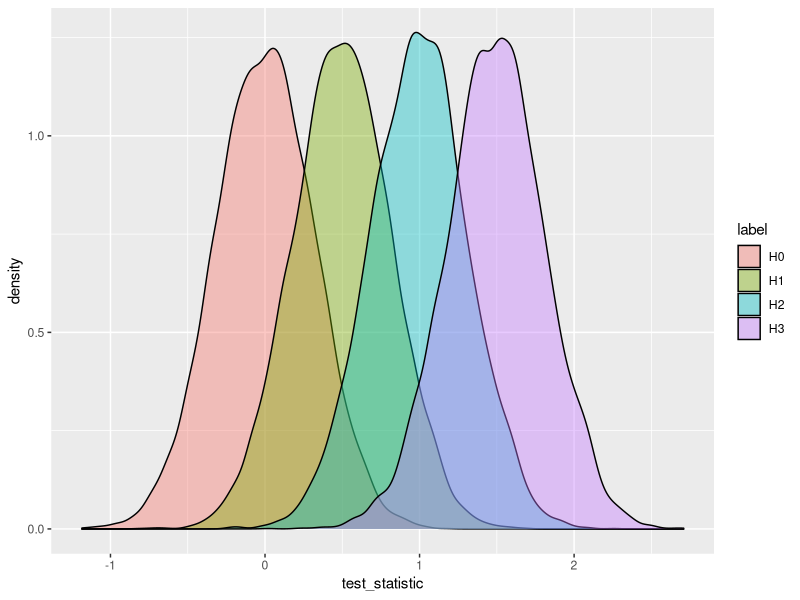
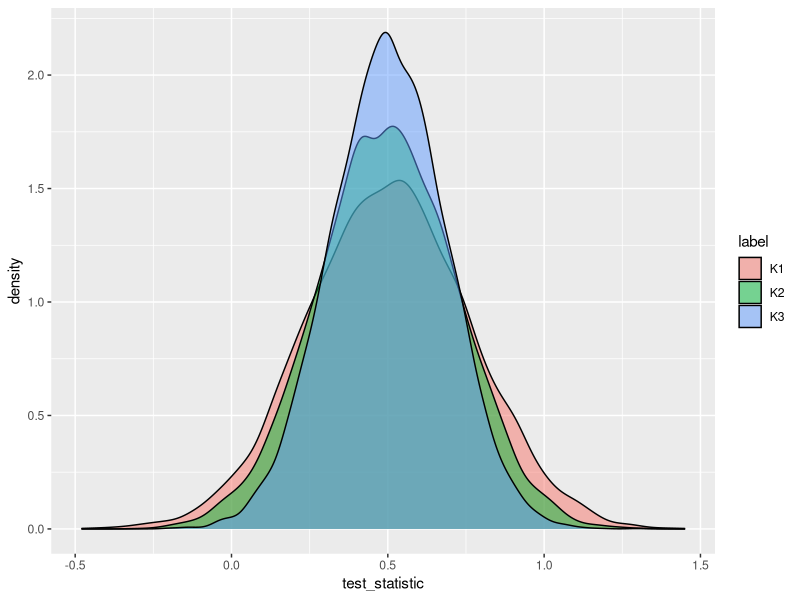

Source code (R) for these figures, in order:
## ---- chunk 1
library(tidyverse)
library(ggplot2)
library(patchwork)
## ---- chunk 2
# Number of MonteCarlo Trials
repM <- 10000

#Signal Model
A = 0.5
A2 = 1
A3 = 1.5
k <- 10
s <- rep(A, k)
s2 <- rep(A2, k)
s3 <- rep(A3, k)

#Noise Model
mu_w <- 0
var_w <- 1
sd_w <- sqrt(var_w)



#signal + noise
test_statistic_h0 = NA
for(iM in 1:repM){
  w <- rnorm(k, mean = mu_w, sd = sd_w)
  test_statistic_h0[iM] <- mean(w)
}

test_statistic_h1 = NA
for(iM in 1:repM){
  x <- A + rnorm(k, mean = mu_w, sd = sd_w)
  test_statistic_h1[iM] <- mean(x)
}

test_statistic_h2 = NA
for(iM in 1:repM){
  x2 <- A2 + rnorm(k, mean = mu_w, sd = sd_w)
  test_statistic_h2[iM] <- mean(x2)
}

test_statistic_h3 = NA
for(iM in 1:repM){
  x3 <- A3 + rnorm(k, mean = mu_w, sd = sd_w)
  test_statistic_h3[iM] <- mean(x3)
}

dat_sim <- 
  data.frame('test_statistic' = test_statistic_h0, 'label' = 'H0') %>%
  bind_rows(data.frame('test_statistic' = test_statistic_h1, 'label' = 'H1')) %>%
  bind_rows(data.frame('test_statistic' = test_statistic_h2, 'label' = 'H2')) %>%
  bind_rows(data.frame('test_statistic' = test_statistic_h3, 'label' = 'H3'))
## ---- chunk 3
ggplot(data = dat_sim, aes(x=test_statistic, fill = label)) + geom_density(alpha = 0.4)

th <- A/2

## ---- chunk 4
# number of MonteCarlo trials
repM <- 10000

# Signal model
A = 0.5
k = 10
k2 <- 15
k3 <- 20
k4 <- 30
s <- rep(A, k)
s2 <- rep(A,k2)
s3 <- rep(A, k3)
s4 <- rep(A, k4)

test_statistic_k0 = NA
for(iM in 1:repM){
  w <- rnorm(k, mean = mu_w, sd = sd_w)
  test_statistic_k0[iM] <- mean(w)
}

test_statistic_k1 = NA
for(iM in 1:repM){
  x <- A + rnorm(k2, mean = mu_w, sd = sd_w)
  test_statistic_k1[iM] <- mean(x)
}

test_statistic_k2 = NA
for(iM in 1:repM){
  x2 <- A + rnorm(k3, mean = mu_w, sd = sd_w)
  test_statistic_k2[iM] <- mean(x2)
}

test_statistic_k3 = NA
for(iM in 1:repM){
  x3 <- A + rnorm(k4, mean = mu_w, sd = sd_w)
  test_statistic_k3[iM] <- mean(x3)
}

dat_sim2 <-
  data.frame('test_statistic' = test_statistic_k1, 'label' = 'K1') %>%
  bind_rows(data.frame('test_statistic' = test_statistic_k2, 'label' = 'K2')) %>%
  bind_rows(data.frame('test_statistic' = test_statistic_k3, 'label' = 'K3')) %>%
  mutate(
    A=A
  )
## ---- chunk 5
ggplot(data = dat_sim2, aes(x=test_statistic, fill = label)) + geom_density(alpha = 0.5)
